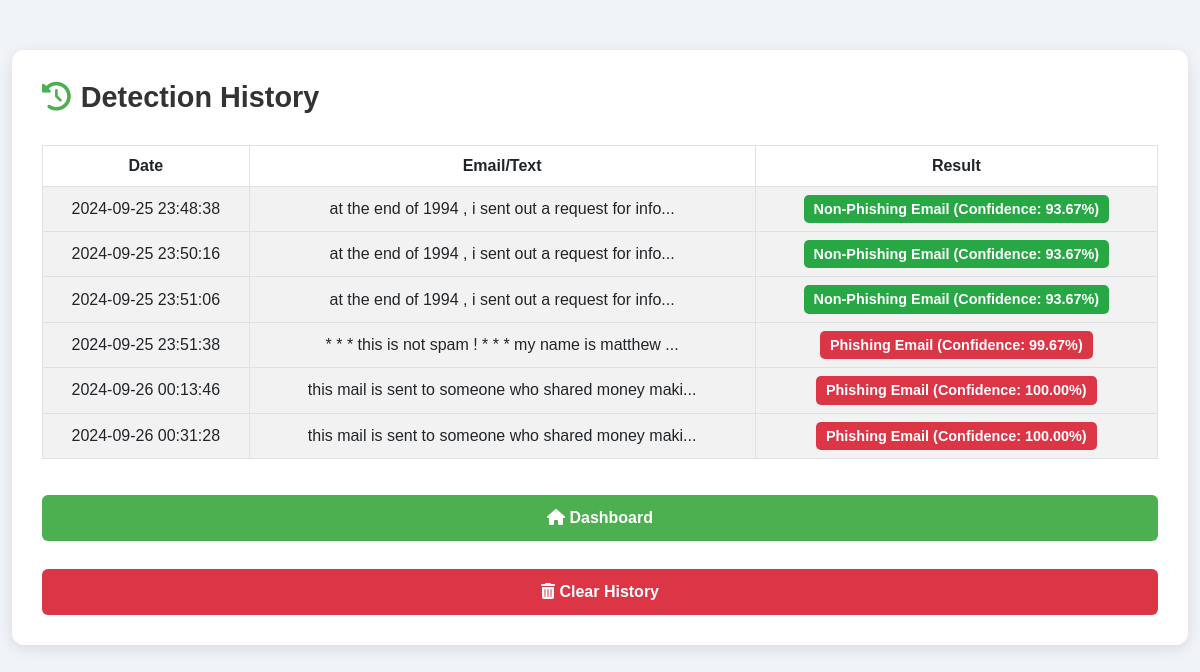
The app's page /history (signed in) with its own data.
### tables this page shows
CREATE TABLE detection_history (
                    id INTEGER PRIMARY KEY AUTOINCREMENT,
                    user_id INTEGER,
                    email_text TEXT,
                    result TEXT,
                    detection_date TIMESTAMP DEFAULT CURRENT_TIMESTAMP,
                    FOREIGN KEY (user_id) REFERENCES users(id) ON DELETE CASCADE
                );

### app.py (the view)
@app.route('/history')
@login_required
def history():
    conn = get_db_connection()
    if conn:
        history = conn.execute('SELECT * FROM detection_history WHERE user_id = ?', (current_user.id,)).fetchall()
        conn.close()
        return render_template('history.html', history=history)
    else:
        flash('Error fetching history', 'danger')
        return redirect(url_for('index'))

### app.py (called while the page is built)
@login_manager.user_loader
def load_user(user_id):
    return User(user_id)

def get_db_connection():
    try:
        conn = sqlite3.connect('users.db')  # Connect to SQLite database
        conn.row_factory = sqlite3.Row  # Return rows as dictionaries
        return conn
    except sqlite3.Error as e:
        logging.error(f"Database connection error: {e}")
        return None

### templates/history.html (shortened to what this page needs)
<!DOCTYPE html>
<html lang="en">
<head>
    <link href="https://cdn.jsdelivr.net/npm/bootstrap@5.3.0-alpha1/dist/css/bootstrap.min.css" rel="stylesheet">
    <link href="https://cdnjs.cloudflare.com/ajax/libs/font-awesome/6.0.0-beta3/css/all.min.css" rel="stylesheet">
</head>
<body>
    <div class="container">
        <div class="history-container">
            <h2><i class="fas fa-history"></i> Detection History</h2>
            {% if history %}
            <table class="table table-striped table-bordered">
                <thead>
                    <tr>
                        <th>Date</th>
                        <th>Email/Text</th>
                        <th>Result</th>
                    </tr>
                </thead>
                <tbody>
                    {% for entry in history %}
                    <tr>
                        <td>{{ entry['detection_date'] }}</td>
                        <td>{{ entry['email_text'][:50] }}...</td>
                        <td>
                            {% if "Non-Phishing" in entry['result'] %}
                            <span class="badge badge-success">{{ entry['result'] }}</span>
                            {% else %}
                            <span class="badge badge-danger">{{ entry['result'] }}</span>
                            {% endif %}
                        </td>
                    </tr>
                    {% endfor %}
                </tbody>
            </table>
            {% else %}
            <p>No detection history found.</p>
            {% endif %}
            <div class="d-grid gap-2">
                <a href="{{ url_for('index') }}" class="btn btn-custom"><i class="fas fa-home"></i> Dashboard</a>
                <button class="btn btn-clear" data-bs-toggle="modal" data-bs-target="#clearHistoryModal">
                    <i class="fas fa-trash-alt"></i> Clear History
                </button>
            </div>
        </div>
    </div>
</body>
</html>

### templates/history.html (style rules this page uses)
body { font-family: 'Poppins', sans-serif; background-color: #f0f4f8; color: #333; margin: 0; padding: 0; animation: fadeIn 1s ease-in-out; }
.container { margin-top: 50px; max-width: 1200px; }
.history-container { background-color: #ffffff; padding: 30px; border-radius: 12px; box-shadow: 0 4px 15px rgba(0, 0, 0, 0.1); }
.history-container h2 { display: flex; align-items: center; margin-bottom: 30px; font-size: 1.8rem; font-weight: 600; color: #333; }
.history-container h2 i { margin-right: 10px; color: #4CAF50; }
table { width: 100%; border-collapse: collapse; margin-bottom: 20px; }
th { background-color: #4CAF50; color:#000000; font-weight: bold; text-align: center; padding: 10px; border-radius: 5px; }
td { padding: 15px; background-color: #f9f9f9; color: #555; text-align: center; vertical-align: middle; }
tr:nth-child(even) td { background-color: #f2f2f2; }
.badge { font-size: 0.9rem; padding: 7px 10px; font-weight: 600; border-radius: 5px; }
.badge-success { background-color: #28a745; color: #fff; }
.badge-danger { background-color: #dc3545; color: #fff; }
.btn-custom { background-color: #4CAF50; color: white; font-size: 1rem; font-weight: 600; transition: background-color 0.3s ease, transform 0.2s ease; }
.btn-clear { background-color: #dc3545; color: white; font-size: 1rem; font-weight: 600; }
.d-grid .btn { padding: 10px 0; margin-top: 20px; }

### records on screen
detection_history: detection_date "2024-09-25 23:48:38", email_text "at the end of 1994 , i sent out a request for info", result "Non-Phishing Email (Confidence: 93.67%)"
detection_history: detection_date "2024-09-25 23:50:16", email_text "at the end of 1994 , i sent out a request for info", result "Non-Phishing Email (Confidence: 93.67%)"
detection_history: detection_date "2024-09-25 23:51:06", email_text "at the end of 1994 , i sent out a request for info", result "Non-Phishing Email (Confidence: 93.67%)"
detection_history: detection_date "2024-09-25 23:51:38", email_text "* * * this is not spam ! * * * my name is matthew", result "Phishing Email (Confidence: 99.67%)"
detection_history: detection_date "2024-09-26 00:13:46", email_text "this mail is sent to someone who shared money maki", result "Phishing Email (Confidence: 100.00%)"
detection_history: detection_date "2024-09-26 00:31:28", email_text "this mail is sent to someone who shared money maki", result "Phishing Email (Confidence: 100.00%)"
